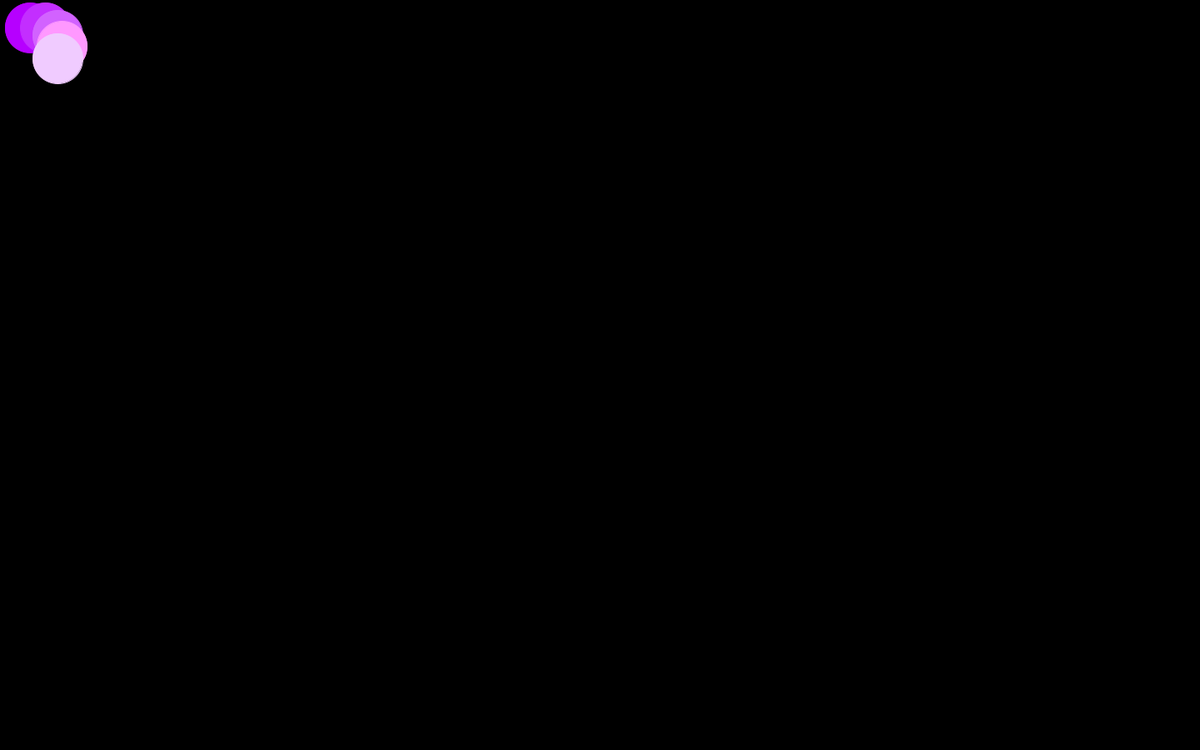
Frame 1 (no input)
Frame 60 (the mouse pressed at the canvas centre just before this capture): identical to frame 1, image omitted
Frame 120 (the mouse held since frame 60 and released just before this capture): identical to frame 1, image omitted

The Processing sketch that drew this single still picture (run headless with seeded random() and noise(); from frame 60 on, the mouse is pressed at the canvas centre):

// Processing sketch: archivo2
// ── archivo2.pde
/* UNIACC trabajo en grupo
 Alondra González, Isidora Alarcón, Viktor Santana, Fernanda González
 Figuras geométricas
 */

// Variables
color morado1, morado2, morado3, morado4, morado5;

//confiuración
void setup () {
  size(1440, 900);




  //colores
  morado1 = color(240, 203, 255);
  morado2 = color(255, 152, 255);
  morado3 = color(210, 98, 255);
  morado4 = color(195, 46, 255);
  morado5 = color(182, 0, 255);
}

void draw () {
  background (0);
  dibujo();
}

//dibujo modulo
void dibujo() {
  fill(morado5);
  stroke(morado5);
  circle(width*0.025, height*0.037, 60);

  fill(morado4);
  stroke(morado4);
  circle(width*0.038, height*0.037, 60);

  fill(morado3);
  stroke(morado3);
  circle(width*0.048, height*0.047, 60);
  
    fill(morado2);
  stroke(morado2);
  circle(width*0.052, height*0.062, 60);
  
   fill(morado1);
  stroke(morado1);
  circle(width*0.048, height*0.078, 60);
}
